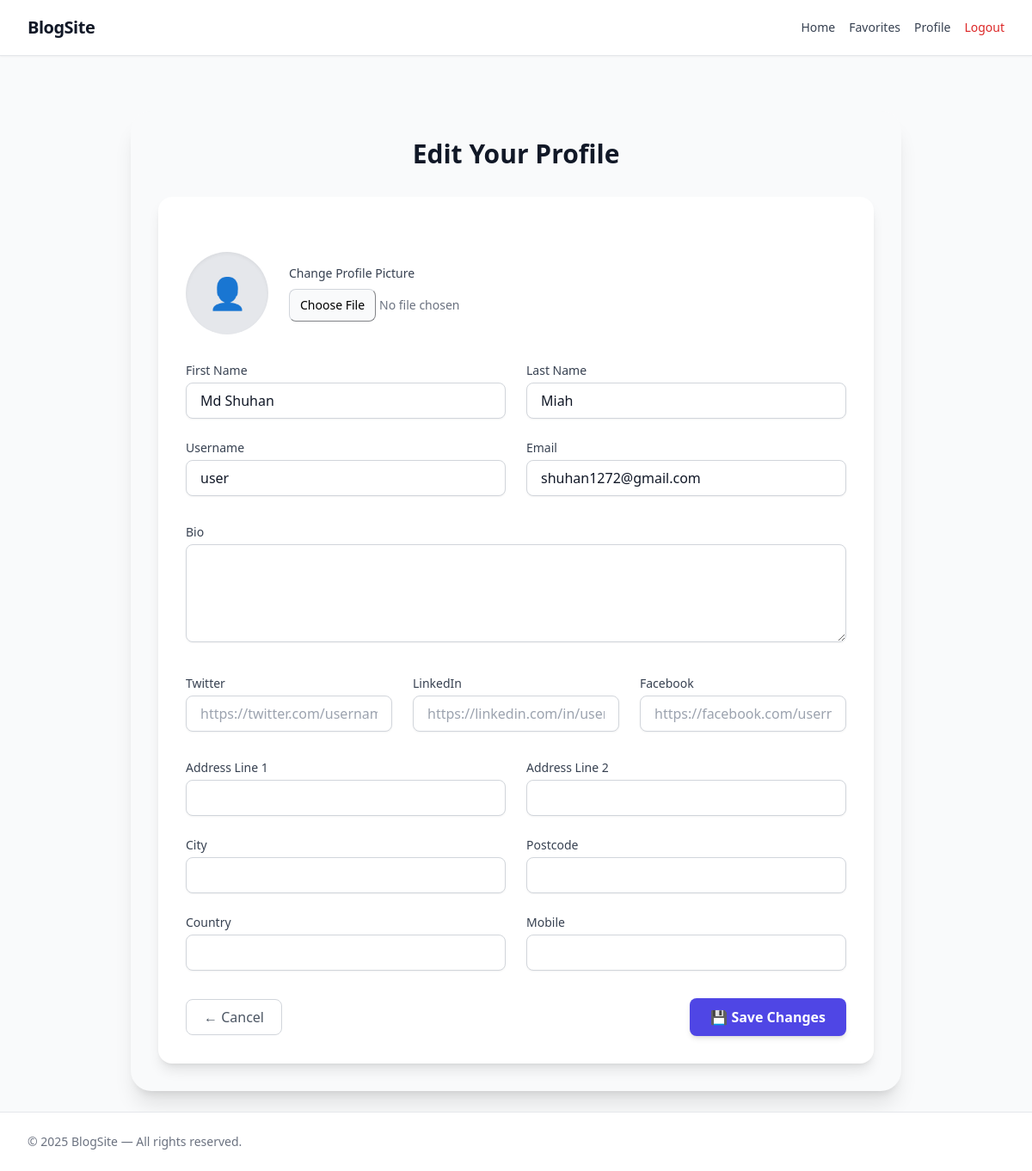
The app's page /accounts/update-profile/ (signed in) with its own data.
### accounts/models.py (models this page shows, shortened)
class CustomUser(AbstractUser): #inherit AbstractUser #Creating CustomUser model #Note : Must be register in settings the changes
    role_choices = (
        ('admin', 'Admin'),
        ('author', 'Author'),
        ('reader', 'Reader')
    )
    role = models.CharField(max_length=10, choices=role_choices, default='author')
    email = models.EmailField(unique=True)
    is_verified = models.BooleanField(default=False)
    agreed_t_and_c = models.BooleanField(default=False)
    bio = models.TextField(blank=True)
    twitter = models.URLField(blank=True, null=True)
    linkedin = models.URLField(blank=True, null=True)
    facebook = models.URLField(blank=True, null=True)
    address_line_1 = models.CharField(blank=True, max_length=100) #can be null in database , blank is only for admin panel.
    address_line_2 = models.CharField(blank=True, max_length=100)
    city = models.CharField(blank=True, max_length=20)
    postcode = models.CharField(blank=True, max_length=20)
    country = models.CharField(blank=True, max_length=20)
    mobile = models.CharField(blank=True, max_length=15)
    profile_picture = models.ImageField(null=True, blank=True, upload_to="user_profile") #one folder will be created inside media/user_profile/abc.jpg
    USERNAME_FIELD = "email" #Now our username field is email , override parent behaivour
    REQUIRED_FIELDS = [] #USERNAME_FIELD is already a required field , so , no need to say again REQUIRED_FIELDS ['email'] that is making blank
    username = models.CharField(max_length=150,default="user") #username is still required field in AbstractUser so we are providing default value as email
    objects = CustomUserManager()

### accounts/views.py (the view)
# urls.py: path("update-profile/", views.update_profile, name="update_profile"),
@login_required
def update_profile(request):
    user = request.user
    if request.method == "POST":
        form = UserProfileForm(request.POST, request.FILES, instance=user)
        if form.is_valid():
            form.save()
            messages.success(request, "Profile updated successfully.")
            return redirect("profile",request.user.id)
    else:
        form = UserProfileForm(instance=user)
    return render(request, "accounts/update_profile.html", {"form": form})

### accounts/forms.py
class UserProfileForm(forms.ModelForm):
    class Meta:
        model = CustomUser
        fields = [
            "first_name", "last_name", "username", "email",
            "bio", "twitter", "linkedin", "facebook",
            "address_line_1", "address_line_2", "city", "postcode", "country", "mobile",
            "profile_picture"
        ]
        widgets = {
            "bio": forms.Textarea(attrs={"rows": 3}),
        }

### accounts/templates/accounts/update_profile.html (shortened to what this page needs)
{% extends "base.html" %}
{% block content %}
<div class="max-w-4xl mx-auto mt-10 bg-gray-50 p-8 rounded-3xl shadow-xl">
  <h1 class="text-3xl font-bold text-gray-900 mb-8 text-center">Edit Your Profile</h1>
  <form method="post" enctype="multipart/form-data" class="space-y-8 bg-white p-8 rounded-2xl shadow-lg">
    <div class="flex items-center space-x-6">
      {% if request.user.profile_picture %}
        <img src="{{ request.user.profile_picture.url }}" alt="Profile Picture" class="w-24 h-24 rounded-full object-cover border-4 border-indigo-500 shadow-md">
      {% else %}
        <div class="w-24 h-24 rounded-full bg-gray-200 flex items-center justify-center text-gray-400 text-4xl shadow-inner">
          👤
        </div>
      {% endif %}
      <div class="flex-1">
        <label class="block text-sm font-medium text-gray-700 mb-2">Change Profile Picture</label>
        <input type="file" name="profile_picture" class="block w-full text-sm text-gray-500 file:border file:border-gray-300 file:rounded-lg file:px-3 file:py-2 file:bg-gray-50 hover:file:bg-gray-100 transition">
      </div>
    </div>
    <div class="grid grid-cols-1 md:grid-cols-2 gap-6">
      <div>
        <label class="block text-sm font-medium text-gray-700 mb-1">First Name</label>
        <input type="text" name="first_name" value="{{ request.user.first_name }}" class="w-full border border-gray-300 rounded-lg px-4 py-2 shadow-sm focus:ring-2 focus:ring-indigo-500 focus:border-indigo-500 transition">
      </div>
      <div>
        <label class="block text-sm font-medium text-gray-700 mb-1">Last Name</label>
        <input type="text" name="last_name" value="{{ request.user.last_name }}" class="w-full border border-gray-300 rounded-lg px-4 py-2 shadow-sm focus:ring-2 focus:ring-indigo-500 focus:border-indigo-500 transition">
      </div>
      <div>
        <label class="block text-sm font-medium text-gray-700 mb-1">Username</label>
        <input type="text" name="username" value="{{ request.user.username }}" class="w-full border border-gray-300 rounded-lg px-4 py-2 shadow-sm focus:ring-2 focus:ring-indigo-500 focus:border-indigo-500 transition">
      </div>
      <div>
        <label class="block text-sm font-medium text-gray-700 mb-1">Email</label>
        <input type="email" name="email" value="{{ request.user.email }}" class="w-full border border-gray-300 rounded-lg px-4 py-2 shadow-sm focus:ring-2 focus:ring-indigo-500 focus:border-indigo-500 transition">
      </div>
    </div>
    <div>
      <label class="block text-sm font-medium text-gray-700 mb-1">Bio</label>
      <textarea name="bio" rows="4" class="w-full border border-gray-300 rounded-lg px-4 py-2 shadow-sm focus:ring-2 focus:ring-indigo-500 focus:border-indigo-500 transition">{{ request.user.bio }}</textarea>
    </div>
    <div class="grid grid-cols-1 md:grid-cols-3 gap-6">
      <div>
        <label class="block text-sm font-medium text-gray-700 mb-1">Twitter</label>
        <input
          type="url"
          name="twitter"
          value="{{ request.user.twitter|default:'' }}"
          placeholder="https://twitter.com/username"
          class="w-full border border-gray-300 rounded-lg px-4 py-2 shadow-sm focus:ring-2 focus:ring-indigo-500 focus:border-indigo-500 transition"
        >
      </div>
      <div>
        <label class="block text-sm font-medium text-gray-700 mb-1">LinkedIn</label>
        <input
          type="url"
          name="linkedin"
          value="{{ request.user.linkedin|default:'' }}"
          placeholder="https://linkedin.com/in/username"
          class="w-full border border-gray-300 rounded-lg px-4 py-2 shadow-sm focus:ring-2 focus:ring-indigo-500 focus:border-indigo-500 transition"
        >
      </div>
      <div>
        <label class="block text-sm font-medium text-gray-700 mb-1">Facebook</label>
        <input
          type="url"
          name="facebook"
          value="{{ request.user.facebook|default:'' }}"
          placeholder="https://facebook.com/username"
          class="w-full border border-gray-300 rounded-lg px-4 py-2 shadow-sm focus:ring-2 focus:ring-indigo-500 focus:border-indigo-500 transition"
        >
      </div>
    </div>
    <div class="grid grid-cols-1 md:grid-cols-2 gap-6">
      <div>
        <label class="block text-sm font-medium text-gray-700 mb-1">Address Line 1</label>
        <input type="text" name="address_line_1" value="{{ request.user.address_line_1 }}" class="w-full border border-gray-300 rounded-lg px-4 py-2 shadow-sm focus:ring-2 focus:ring-indigo-500 focus:border-indigo-500 transition">
      </div>
      <div>
        <label class="block text-sm font-medium text-gray-700 mb-1">Address Line 2</label>
        <input type="text" name="address_line_2" value="{{ request.user.address_line_2 }}" class="w-full border border-gray-300 rounded-lg px-4 py-2 shadow-sm focus:ring-2 focus:ring-indigo-500 focus:border-indigo-500 transition">
      </div>
      <div>
        <label class="block text-sm font-medium text-gray-700 mb-1">City</label>
        <input type="text" name="city" value="{{ request.user.city }}" class="w-full border border-gray-300 rounded-lg px-4 py-2 shadow-sm focus:ring-2 focus:ring-indigo-500 focus:border-indigo-500 transition">
      </div>
      <div>
        <label class="block text-sm font-medium text-gray-700 mb-1">Postcode</label>
        <input type="text" name="postcode" value="{{ request.user.postcode }}" class="w-full border border-gray-300 rounded-lg px-4 py-2 shadow-sm focus:ring-2 focus:ring-indigo-500 focus:border-indigo-500 transition">
      </div>
      <div>
        <label class="block text-sm font-medium text-gray-700 mb-1">Country</label>
        <input type="text" name="country" value="{{ request.user.country }}" class="w-full border border-gray-300 rounded-lg px-4 py-2 shadow-sm focus:ring-2 focus:ring-indigo-500 focus:border-indigo-500 transition">
      </div>
      <div>
        <label class="block text-sm font-medium text-gray-700 mb-1">Mobile</label>
        <input type="text" name="mobile" value="{{ request.user.mobile }}" class="w-full border border-gray-300 rounded-lg px-4 py-2 shadow-sm focus:ring-2 focus:ring-indigo-500 focus:border-indigo-500 transition">
      </div>
    </div>
    <div class="flex items-center justify-between mt-8">
      <a href="{% url 'profile' request.user.id %}"
         class="inline-flex items-center px-5 py-2 rounded-lg border border-gray-300 text-gray-600 hover:bg-gray-100">
        ← Cancel
      </a>
      <button type="submit"
              class="bg-indigo-600 hover:bg-indigo-700 text-white font-semibold px-6 py-2.5 rounded-lg shadow-md transition">
        💾 Save Changes
      </button>
    </div>
  </form>
</div>
{% endblock %}

### records on screen
CustomUser: first_name "Md Shuhan", last_name "Miah", username "user", email "shuhan1272@gmail.com"

### other values on screen
{{ year|default:"2025" }} "2025"
